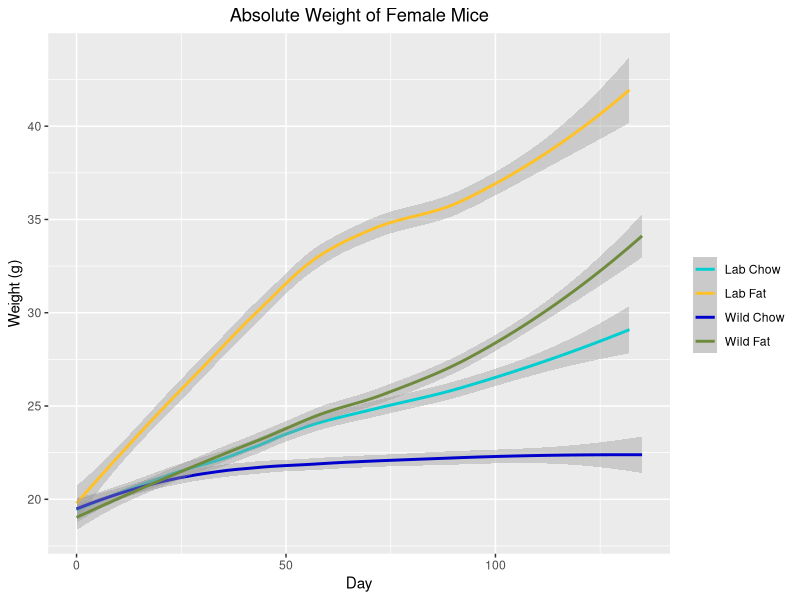
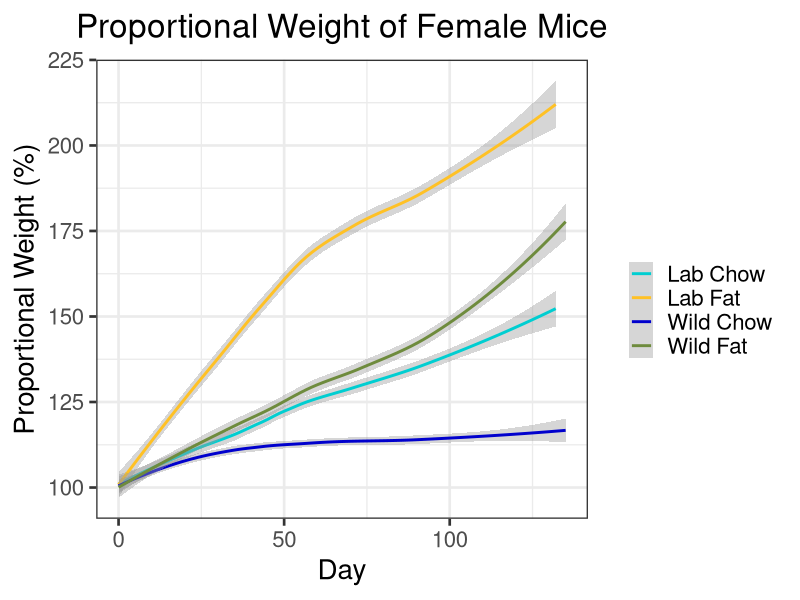
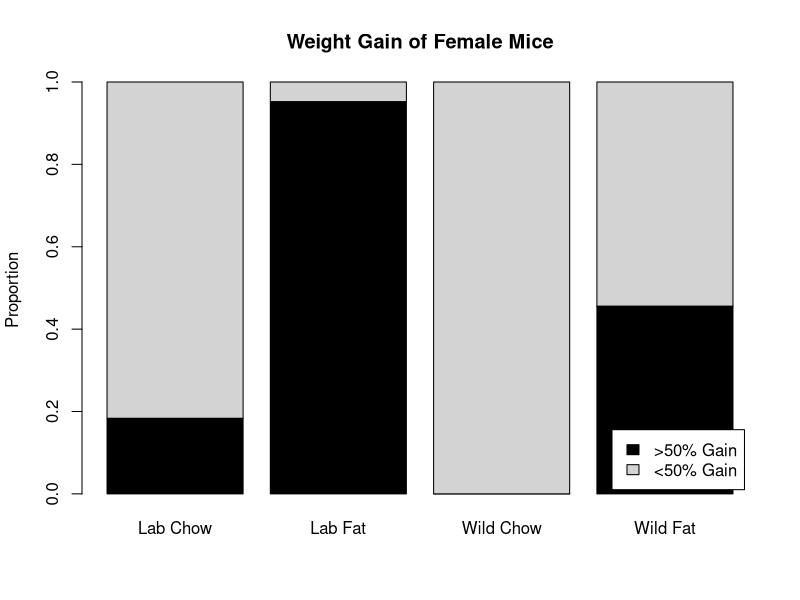

Write the R code that produced these figures, in order.
## ---- chunk 1

#load packages
library(ggplot2)
library(rlist)
library(ggpubr)
library(gridBase)
library(gridExtra)

##function to change names of columns
changeColName <- function(df, oldName, newName) {
  
  #if the oldName is not in the data frame, return the unmutated data frame
  if (oldName %in% names(df) == FALSE) {
    return(df)
  }
  
  #change name and return mutated data frame
  names(df)[names(df) == oldName] <- newName
  return(df)
}

#read data
cd <- read.csv("AllExp.csv")

#change column names and delete uneeded columns
cd <- changeColName(cd, "Food", "Diet")
cd <- changeColName(cd, "Gender", "Sex")
cd$X <- NULL
cd$X.1 <- NULL

#change date to standard format
cd$Date <- as.Date(cd$Date, "%m/%d/%y")

##Calculate days after start
#initiialize days variable
cd$Days <- NA

#for each sex
for (sex in unique(cd$Sex)){

  #for each experiment
  for (experiment in unique(cd$Experiment[cd$Sex == sex])) {
  
    #for each microbiome
    for (microbiome in unique(cd$Microbiome)) {
    
    #find the lowest date for the given sex/experiment/microbiome combination
    lowdate <- min(cd$Date[cd$Experiment == experiment & cd$Microbiome == microbiome & cd$Sex == sex])
  
    #set days 
    cd$Days[cd$Experiment == experiment & cd$Microbiome == microbiome & cd$Sex == sex] <- cd$Date[cd$Experiment == experiment & cd$Microbiome == microbiome & cd$Sex == sex] - lowdate
    }
  }
}


##Create unique identifier for each mouse
#initialize UID variable
cd$UID <- NA

#create column that uniquely identifies each mouse
cd$Temp <- paste(cd$Experiment, cd$Microbiome, cd$Diet, cd$Cage, cd$Mouse, cd$Sex)

#for each mouse
for (mouse in unique(cd$Temp)) {
  mouse.list <- as.vector(strsplit(mouse, " ")[[1]])
 
  #convert microbiome to a number, 1 = Wildling 2 = Lab
  microbiome <- "2"
  if (mouse.list[2] == "Wild") {
    microbiome <- "1"
        }
 
  #convert diet to anumber, 1 = High Fat 2 = Chow
  diet <- "2"
  if (mouse.list[3] == "Fat") {
    diet <- "1"
  }
  
  #change sex to a number, 1 = Female 2 = Male
  sex <- "2"
  if (mouse.list[6] == "Female") {
    sex <- "1"
  }
 
  #create UID, a 6 digit number with format [gender][experiment][microbiome][diet][cage][mouse]
  uid <- paste0(sex, mouse.list[1], microbiome, diet, mouse.list[4], mouse.list[5])
  cd$UID[cd$Temp == mouse] <- as.numeric(uid)
}

#remove temp variable
cd$Temp <- NULL


##Create function to remove outliers
  #df: The data frame containing var
  #var: The variable from which to remove outliers
  #tol: The maximum change in var as a proportion
removeOutliers <- function(df, var, tol) {
  
  #create new variable to hold model
  df$Trend <- NA
  
  #for each mouse
  for (mouse in unique(df$UID)) {
    
    #create linear model of variable by days
    model <- lm(df[,var][df$UID == mouse]~df$Days[df$UID == mouse])
    
    #populate trend variable with model
    df$Trend[df$UID == mouse] <- model[[1]][2] * df$Days[df$UID == mouse] + model[[1]][1]
    
  }
  
  #remove rows where var differs from model by more than tol
  df[,var][abs((df[,var] - df$Trend) / df$Trend) > tol] <- NA
  
  #remove trend variable and return df
  df$Trend <- NULL
  return(df)
  
}

##Create new variable for condition (combination of microbiome and food)
cd$Condition <- paste(cd$Microbiome, cd$Diet)

## ---- chunk 2

##Find proportional weight 
  #intialize proportional weight variable
cd$PercWeight <- NA

#for each mouse
for (mouse in unique(cd$UID)) {
 
  #find minimum day (start day) and minimum weight (on start day)
  minDay <- min(cd$Day[cd$UID == mouse])
  minWeight <- cd$Weight[cd$UID == mouse & cd$Day == minDay]
 
  #find proportional weight for the current mouse
  cd$PercWeight[cd$UID == mouse] <- cd$Weight[cd$UID == mouse] / minWeight
}

#convert proportional weight to a percentage
cd$PercWeight <- cd$PercWeight * 100

#colors for graphing
cd$Color <- paste(cd$Microbiome, cd$Diet)
cols <- c("darkturquoise","goldenrod1", "blue3", "darkolivegreen4")

##Plot weight
  #subset data for females and define boundaries
cdFemale <- subset(cd, cd$Sex == "Female")
maxDaysFemale <- max(cdFemale$Days)
minWeightFemale <- min(cdFemale$Weight)
maxWeightFemale <- max(cdFemale$Weight)

#create graph
pWeightFemale <- ggplot(cdFemale, aes(x = cdFemale$Days, y = cdFemale$Weight, color = cdFemale$Color)) +
  geom_smooth() +
  labs(x = "Day", y = "Weight (g)", title = "Absolute Weight of Female Mice") +
  xlim(limits = c(0, maxDaysFemale)) +
  ylim(limits = c(minWeightFemale, maxWeightFemale)) +
  scale_colour_manual("", values = cols, breaks = c("Lab Chow", "Lab Fat", "Wild Chow", "Wild Fat")) +
  theme_set(theme_bw(base_size = 20)) +
  theme(plot.title = element_text(hjust = 0.5))

  pWeightFemale

##Plot proportional weight
  #define boundaries
minPercWeightFemale <- min(cdFemale$PercWeight)
maxPercWeightFemale <- max(cdFemale$PercWeight)

#create graph
pPercWeightFemale <- ggplot(cdFemale, aes(x = cdFemale$Days, y = cdFemale$PercWeight, color = cdFemale$Color)) +
  geom_smooth() +
  labs(x = "Day", y = "Proportional Weight (%)", title = "Proportional Weight of Female Mice") +
  xlim(limits = c(0, maxDaysFemale)) +
  ylim(limits = c(minPercWeightFemale, maxPercWeightFemale)) +
  scale_colour_manual("", values = cols, breaks = c("Lab Chow", "Lab Fat", "Wild Chow", "Wild Fat")) +
  theme(plot.title = element_text(hjust = 0.5))
  
  pPercWeightFemale
  
##Bin weights
  #create new variable for weight gain and set it to high when percent weight exceeds 150
  cd$WeightGain <- "low"
  cd$WeightGain[cd$PercWeight > 150] <- "high"
  
  #for each mouse
  for (mouse in unique(cd$UID)) {
    
    #if the mouse ever has "high" weight gain, weight gain variable to "high" in all rows
    if ("high" %in% unique(cd$WeightGain[cd$UID == mouse])) {
      cd$WeightGain[cd$UID == mouse] <- "high"
    }
  }

##Create table with weight gain category by condition
prop.table(table(cd$WeightGain[cd$Days == 0], cd$Condition[cd$Days == 0]), margin = 2)

#plot weight gain bins
barplot(prop.table(table(cd$WeightGain[cd$Days == 0], cd$Condition[cd$Days == 0]), margin = 2), col = c("black", "light gray"), main = "Weight Gain of Female Mice", ylab = "Proportion")

legend("bottomright", inset = 0.02, legend = c(">50% Gain", "<50% Gain"), fill = c("black", "light gray"))

sub <- subset(cdFemale, cdFemale$Condition == "Wild Fat")

pBinWeight <- ggplot(sub, aes(x = sub$Days, y = sub$PercWeight, color = sub$WeightGain)) +
  geom_smooth() +
  labs(x = "Day", y = "Proportional Weight (%)", title = "Wildling High Fat Mice") +
  xlim(limits = c(0, maxDaysFemale)) +
  ylim(limits = c(minPercWeightFemale, maxPercWeightFemale)) +
  scale_colour_manual("", values = cols, breaks = c("high", "low"), labels = c(">50% Gain", "<50% Gain")) +
  theme(plot.title = element_text(hjust = 0.5))


pBinTemp <- ggplot(sub, aes(x = sub$Days, y = sub$Temperature, color = sub$WeightGain)) +
  geom_smooth() +
  geom_point() + 
  labs(x = "Day", y = "Temperature (°C)", title = "Wildling High Fat Mice") +
  scale_colour_manual("", values = cols, breaks = c("high", "low"), labels = c(">50% Gain", "<50% Gain")) +
  theme(plot.title = element_text(hjust = 0.5))

pBinGlucose <- ggplot(sub, aes(x = sub$Days, y = sub$Glucose, color = sub$WeightGain)) +
  geom_smooth() +
  labs(x = "Day", y = "Blood Glucose (mg/dL)", title = "Wildling High Fat Mice") +
  xlim(limits = c(0, maxDaysFemale)) +
  scale_colour_manual("", values = cols, breaks = c("high", "low"), labels = c(">50% Gain", "<50% Gain")) +
  theme(plot.title = element_text(hjust = 0.5))
